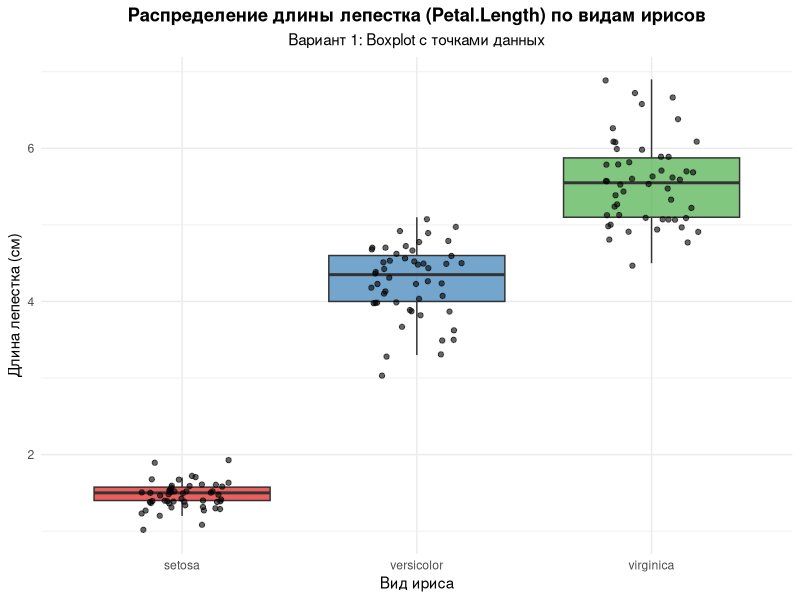

This figure's R source:
#Часть 1: Описательные статистики для Petal.Length по видам ирисов

#Загружаем встроенный датасет iris

data(iris)

#Проверяем структуру данных

str(iris)

#Используем библиотеку dplyr для более удобной работы с данными

library(dplyr)

statistics_clean <- iris %>%
  group_by(Species) %>%  # Группируем данные по видам ирисов
  summarise(Минимум = min(Petal.Length),
    `Первый квартиль` = quantile(Petal.Length, 0.25),
    Медиана = median(Petal.Length),
    `Третий квартиль` = quantile(Petal.Length, 0.75),
    Максимум = max(Petal.Length))


#Описательные статистики (красиво оформленные):
print(statistics_clean)



#Часть 2:Построение графика распределения Petal.Length по видам ирисов

#Подключаем библиотеку ggplot2 для построения графиков
library(ggplot2)

#Создаем красивый boxplot с точками данных

ggplot(iris, aes(x = Species, y = Petal.Length, fill = Species)) +
  #Добавляем boxplot 
  geom_boxplot(alpha = 0.7,               #Прозрачность заливки
               outlier.shape = NA) +      #Добавим точки отдельно
  #Добавляем точки данных (jitter для избежания наложения)
  geom_jitter(width = 0.2,                #Случайное смещение по горизонтали
              alpha = 0.6,                #Прозрачность точек
              size = 1.5) +               #Размер точек

#Добавляем заголовок и подписи осей

  labs(title = "Распределение длины лепестка (Petal.Length) по видам ирисов",
       subtitle = "Вариант 1: Boxplot с точками данных",
       x = "Вид ириса",
       y = "Длина лепестка (см)") +
  
#Настраиваем цвета 

  scale_fill_brewer(palette = "Set1") +
  
#Используем минималистичную тему

  theme_minimal() +
  
#Дополнительные настройки темы

  theme(plot.title = element_text(hjust = 0.5, face = "bold"),
        plot.subtitle = element_text(hjust = 0.5),
        legend.position = "none")  # Убираем легенду

